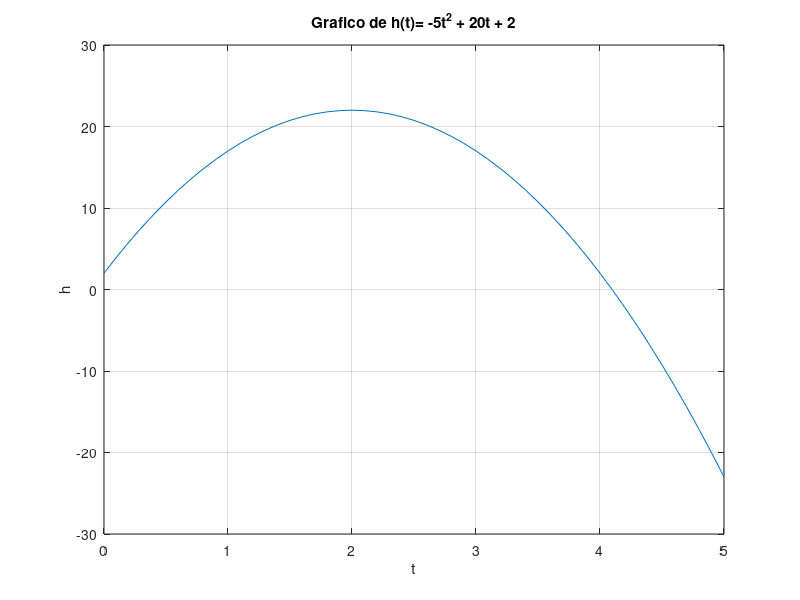

Write the MATLAB code that produced this figure.
% criando espacos para tempo em segundos
t = linspace(0, 5, 51);

% h(t)= -5t^2 + 20t + 2
h = -5*t.^2 + 20*t + 2;

plot(t, h);

grid on;

title("Grafico de h(t)= -5t^2 + 20t + 2");
xlabel("t");
ylabel("h");
